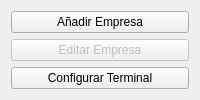
     <widget class="QWidget" name="main_page">
      <layout class="QVBoxLayout" name="verticalLayout_2">
       <item>
        <widget class="QPushButton" name="btn_add_empresa">
         <property name="sizePolicy">
          <sizepolicy hsizetype="Minimum" vsizetype="Minimum">
           <horstretch>0</horstretch>
           <verstretch>0</verstretch>
          </sizepolicy>
         </property>
         <property name="text">
          <string>Añadir Empresa</string>
         </property>
         <property name="icon">
          <iconset resource="../maya.qrc">
           <normaloff>:/Icons/PNG/empresa.png</normaloff>:/Icons/PNG/empresa.png</iconset>
         </property>
         <property name="iconSize">
          <size>
           <width>64</width>
           <height>64</height>
          </size>
         </property>
        </widget>
       </item>
       <item>
        <widget class="QPushButton" name="btn_edit_empresa">
         <property name="enabled">
          <bool>false</bool>
         </property>
         <property name="sizePolicy">
          <sizepolicy hsizetype="Minimum" vsizetype="Minimum">
           <horstretch>0</horstretch>
           <verstretch>0</verstretch>
          </sizepolicy>
         </property>
         <property name="text">
          <string>Editar Empresa</string>
         </property>
         <property name="icon">
          <iconset resource="../maya.qrc">
           <normaloff>:/Icons/PNG/empresa.png</normaloff>:/Icons/PNG/empresa.png</iconset>
         </property>
         <property name="iconSize">
          <size>
           <width>64</width>
           <height>64</height>
          </size>
         </property>
        </widget>
       </item>
       <item>
        <widget class="QPushButton" name="btnConfigTerminal">
         <property name="sizePolicy">
          <sizepolicy hsizetype="Minimum" vsizetype="Minimum">
           <horstretch>0</horstretch>
           <verstretch>0</verstretch>
          </sizepolicy>
         </property>
         <property name="text">
          <string>Configurar Terminal</string>
         </property>
         <property name="icon">
          <iconset resource="../maya.qrc">
           <normaloff>:/Icons/PNG/Config.png</normaloff>:/Icons/PNG/Config.png</iconset>
         </property>
         <property name="iconSize">
          <size>
           <width>64</width>
           <height>64</height>
          </size>
         </property>
        </widget>
       </item>
      </layout>
     </widget>
